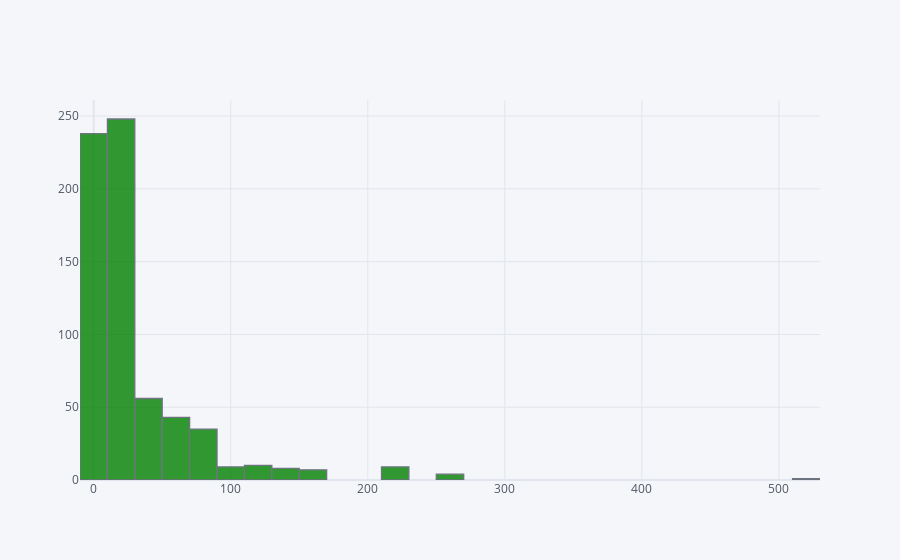

Notebook code cell kept with this figure:
### Code cell
train['Fare'].iplot(kind='hist',bins=30,color='green')

### Figure 1 — Plotly figure (JSON) as saved in the notebook; plotly's stock layout.template omitted (floating-point values rounded to 4 significant figures; data arrays with more than 128 entries replaced by an {"elided": "..."} marker saying what was removed)
{"data": [{"histfunc": "count", "histnorm": "", "marker": {"color": "rgba(0, 128, 0, 1.0)", "line": {"color": "#4D5663", "width": 1.3}}, "name": "Fare", "nbinsx": 30, "opacity": 0.8, "orientation": "v", "type": "histogram", "x": {"elided": "668 float values"}}], "layout": {"barmode": "overlay", "legend": {"bgcolor": "#F5F6F9", "font": {"color": "#4D5663"}}, "paper_bgcolor": "#F5F6F9", "plot_bgcolor": "#F5F6F9", "title": {"font": {"color": "#4D5663"}}, "xaxis": {"gridcolor": "#E1E5ED", "showgrid": true, "tickfont": {"color": "#4D5663"}, "title": {"font": {"color": "#4D5663"}, "text": ""}, "zerolinecolor": "#E1E5ED"}, "yaxis": {"gridcolor": "#E1E5ED", "showgrid": true, "tickfont": {"color": "#4D5663"}, "title": {"font": {"color": "#4D5663"}, "text": ""}, "zerolinecolor": "#E1E5ED"}}}
